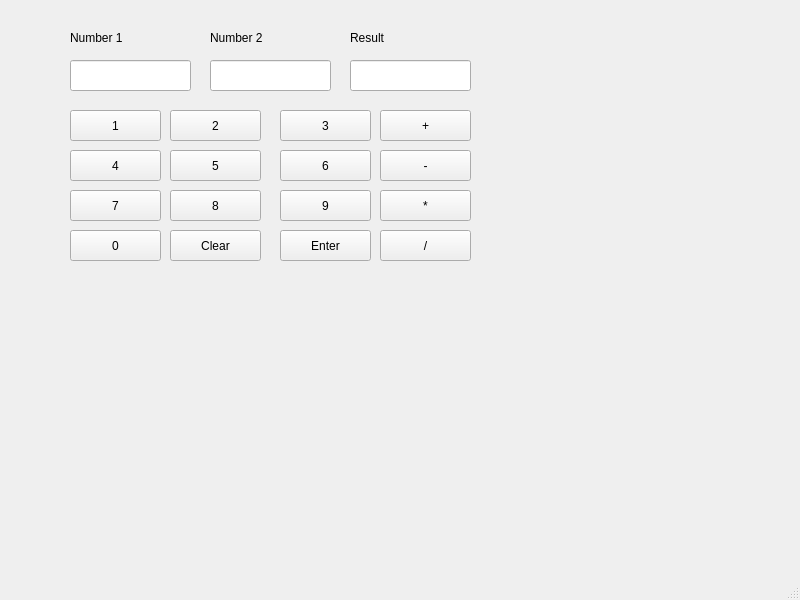
<?xml version="1.0" encoding="UTF-8"?>
<ui version="4.0">
 <class>MainWindow</class>
 <widget class="QMainWindow" name="MainWindow">
  <property name="geometry">
   <rect>
    <x>0</x>
    <y>0</y>
    <width>800</width>
    <height>600</height>
   </rect>
  </property>
  <property name="windowTitle">
   <string>MainWindow</string>
  </property>
  <widget class="QWidget" name="centralwidget">
   <widget class="QLineEdit" name="laatikko1">
    <property name="geometry">
     <rect>
      <x>70</x>
      <y>60</y>
      <width>121</width>
      <height>31</height>
     </rect>
    </property>
   </widget>
   <widget class="QLineEdit" name="laatikko2">
    <property name="geometry">
     <rect>
      <x>210</x>
      <y>60</y>
      <width>121</width>
      <height>31</height>
     </rect>
    </property>
   </widget>
   <widget class="QLineEdit" name="laatikko3">
    <property name="geometry">
     <rect>
      <x>350</x>
      <y>60</y>
      <width>121</width>
      <height>31</height>
     </rect>
    </property>
   </widget>
   <widget class="QPushButton" name="N1">
    <property name="geometry">
     <rect>
      <x>70</x>
      <y>110</y>
      <width>91</width>
      <height>31</height>
     </rect>
    </property>
    <property name="text">
     <string>1</string>
    </property>
   </widget>
   <widget class="QPushButton" name="N2">
    <property name="geometry">
     <rect>
      <x>170</x>
      <y>110</y>
      <width>91</width>
      <height>31</height>
     </rect>
    </property>
    <property name="text">
     <string>2</string>
    </property>
   </widget>
   <widget class="QPushButton" name="N3">
    <property name="geometry">
     <rect>
      <x>280</x>
      <y>110</y>
      <width>91</width>
      <height>31</height>
     </rect>
    </property>
    <property name="text">
     <string>3</string>
    </property>
   </widget>
   <widget class="QPushButton" name="Nplus">
    <property name="geometry">
     <rect>
      <x>380</x>
      <y>110</y>
      <width>91</width>
      <height>31</height>
     </rect>
    </property>
    <property name="text">
     <string>+</string>
    </property>
   </widget>
   <widget class="QPushButton" name="Nminus">
    <property name="geometry">
     <rect>
      <x>380</x>
      <y>150</y>
      <width>91</width>
      <height>31</height>
     </rect>
    </property>
    <property name="text">
     <string>-</string>
    </property>
   </widget>
   <widget class="QPushButton" name="Nmulti">
    <property name="geometry">
     <rect>
      <x>380</x>
      <y>190</y>
      <width>91</width>
      <height>31</height>
     </rect>
    </property>
    <property name="text">
     <string>*</string>
    </property>
   </widget>
   <widget class="QPushButton" name="Ndivide">
    <property name="geometry">
     <rect>
      <x>380</x>
      <y>230</y>
      <width>91</width>
      <height>31</height>
     </rect>
    </property>
    <property name="text">
     <string>/</string>
    </property>
   </widget>
   <widget class="QPushButton" name="N6">
    <property name="geometry">
     <rect>
      <x>280</x>
      <y>150</y>
      <width>91</width>
      <height>31</height>
     </rect>
    </property>
    <property name="text">
     <string>6</string>
    </property>
   </widget>
   <widget class="QPushButton" name="N9">
    <property name="geometry">
     <rect>
      <x>280</x>
      <y>190</y>
      <width>91</width>
      <height>31</height>
     </rect>
    </property>
    <property name="text">
     <string>9</string>
    </property>
   </widget>
   <widget class="QPushButton" name="Nenter">
    <property name="geometry">
     <rect>
      <x>280</x>
      <y>230</y>
      <width>91</width>
      <height>31</height>
     </rect>
    </property>
    <property name="text">
     <string>Enter</string>
    </property>
   </widget>
   <widget class="QPushButton" name="N5">
    <property name="geometry">
     <rect>
      <x>170</x>
      <y>150</y>
      <width>91</width>
      <height>31</height>
     </rect>
    </property>
    <property name="text">
     <string>5</string>
    </property>
   </widget>
   <widget class="QPushButton" name="N8">
    <property name="geometry">
     <rect>
      <x>170</x>
      <y>190</y>
      <width>91</width>
      <height>31</height>
     </rect>
    </property>
    <property name="text">
     <string>8</string>
    </property>
   </widget>
   <widget class="QPushButton" name="Nclear">
    <property name="geometry">
     <rect>
      <x>170</x>
      <y>230</y>
      <width>91</width>
      <height>31</height>
     </rect>
    </property>
    <property name="text">
     <string>Clear</string>
    </property>
   </widget>
   <widget class="QPushButton" name="N4">
    <property name="geometry">
     <rect>
      <x>70</x>
      <y>150</y>
      <width>91</width>
      <height>31</height>
     </rect>
    </property>
    <property name="text">
     <string>4</string>
    </property>
   </widget>
   <widget class="QPushButton" name="N7">
    <property name="geometry">
     <rect>
      <x>70</x>
      <y>190</y>
      <width>91</width>
      <height>31</height>
     </rect>
    </property>
    <property name="text">
     <string>7</string>
    </property>
   </widget>
   <widget class="QPushButton" name="N0">
    <property name="geometry">
     <rect>
      <x>70</x>
      <y>230</y>
      <width>91</width>
      <height>31</height>
     </rect>
    </property>
    <property name="text">
     <string>0</string>
    </property>
   </widget>
   <widget class="QLabel" name="label">
    <property name="geometry">
     <rect>
      <x>70</x>
      <y>30</y>
      <width>61</width>
      <height>16</height>
     </rect>
    </property>
    <property name="text">
     <string>Number 1</string>
    </property>
   </widget>
   <widget class="QLabel" name="label_2">
    <property name="geometry">
     <rect>
      <x>210</x>
      <y>30</y>
      <width>61</width>
      <height>16</height>
     </rect>
    </property>
    <property name="text">
     <string>Number 2</string>
    </property>
   </widget>
   <widget class="QLabel" name="label_3">
    <property name="geometry">
     <rect>
      <x>350</x>
      <y>30</y>
      <width>61</width>
      <height>16</height>
     </rect>
    </property>
    <property name="text">
     <string>Result</string>
    </property>
   </widget>
  </widget>
  <widget class="QMenuBar" name="menubar">
   <property name="geometry">
    <rect>
     <x>0</x>
     <y>0</y>
     <width>800</width>
     <height>22</height>
    </rect>
   </property>
  </widget>
  <widget class="QStatusBar" name="statusbar"/>
 </widget>
 <resources/>
 <connections/>
</ui>
